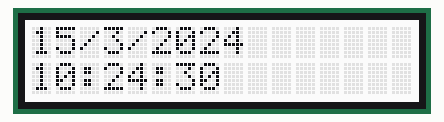
This sketch was run on a simulated Arduino Uno, built with avr-gcc and run on an emulated ATmega328P. Parts: 16×2 character LCD. The local clock reads 2024-03-15 10:24:30 at power-on unless the sketch sets it.

Above: at 0.1 s.
At 4.3 s:
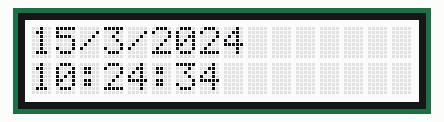
At 9.5 s:
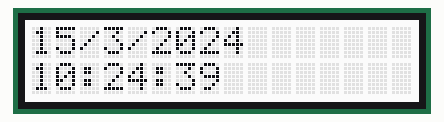
At 18.8 s:
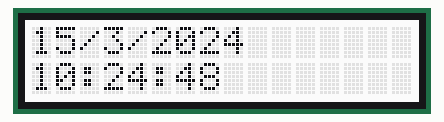
At 28.1 s:
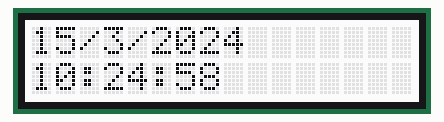
At 38.4 s:
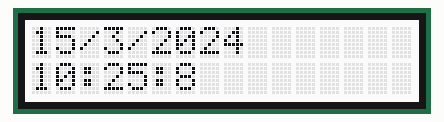

Measured:
- what the display in image 1 shows lasts 1.1 s, from 4.2 s to 5.3 s

The sketch:

simple_-_Copie.ino
```cpp
#include <Wire.h>
#include <SoftwareSerial.h>
#include "RTClib.h"
#include "rgb_lcd.h"

RTC_DS1307 RTC;
rgb_lcd rgbLcd;

void setup() {
  rgbLcd.begin(16,2);
  Serial.begin(9600);
  Wire.begin();
  RTC.begin();
  if (! RTC.isrunning()) {
    Serial.println("RTC is NOT running!");

    RTC.adjust(DateTime(__DATE__, __TIME__));
  }
}

void loop() {
  DateTime now = RTC.now();
  rgbLcd.setCursor(0,0);
  rgbLcd.print(String(now.day())+"/"+String(now.month())+"/"+String(now.year()));
  rgbLcd.setCursor(0,1);
  rgbLcd.print("                ");
  rgbLcd.setCursor(0,1);
  rgbLcd.print(String(now.hour())+":"+String(now.minute())+":"+String(now.second()));
  delay(1000);

}
```
